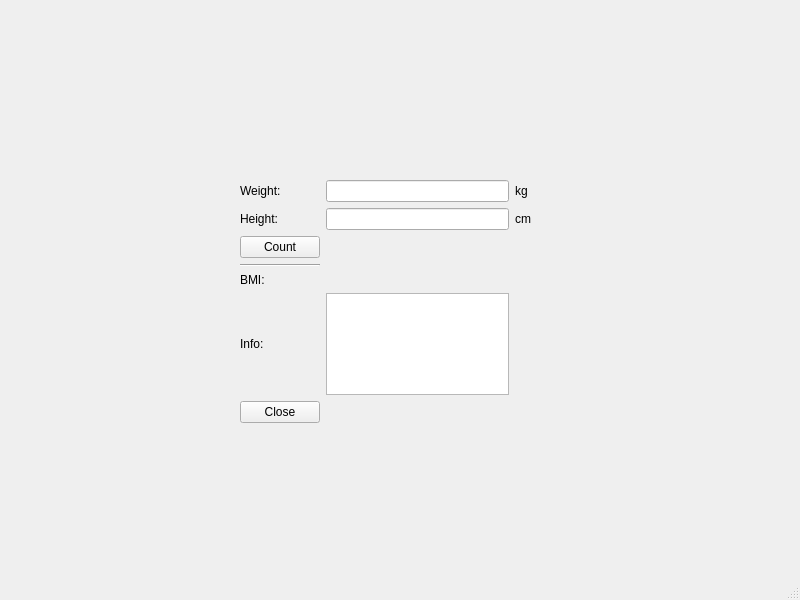
<?xml version="1.0" encoding="UTF-8"?>
<ui version="4.0">
 <class>MainWindow</class>
 <widget class="QMainWindow" name="MainWindow">
  <property name="geometry">
   <rect>
    <x>0</x>
    <y>0</y>
    <width>800</width>
    <height>600</height>
   </rect>
  </property>
  <property name="windowTitle">
   <string>MainWindow</string>
  </property>
  <widget class="QWidget" name="centralwidget">
   <widget class="QWidget" name="gridLayoutWidget">
    <property name="geometry">
     <rect>
      <x>240</x>
      <y>180</y>
      <width>291</width>
      <height>243</height>
     </rect>
    </property>
    <layout class="QGridLayout" name="gridLayout">
     <item row="1" column="0">
      <widget class="QLabel" name="label_3">
       <property name="text">
        <string>Height:</string>
       </property>
      </widget>
     </item>
     <item row="1" column="2">
      <widget class="QLabel" name="label_4">
       <property name="text">
        <string>cm</string>
       </property>
      </widget>
     </item>
     <item row="0" column="0">
      <widget class="QLabel" name="label">
       <property name="text">
        <string>Weight:</string>
       </property>
      </widget>
     </item>
     <item row="2" column="0">
      <widget class="QPushButton" name="countButton">
       <property name="text">
        <string>Count</string>
       </property>
      </widget>
     </item>
     <item row="3" column="0">
      <widget class="Line" name="line">
       <property name="orientation">
        <enum>Qt::Horizontal</enum>
       </property>
      </widget>
     </item>
     <item row="5" column="0">
      <widget class="QLabel" name="label_6">
       <property name="text">
        <string>Info:</string>
       </property>
      </widget>
     </item>
     <item row="6" column="0">
      <widget class="QPushButton" name="closeButton">
       <property name="text">
        <string>Close</string>
       </property>
      </widget>
     </item>
     <item row="0" column="2">
      <widget class="QLabel" name="label_2">
       <property name="text">
        <string>kg</string>
       </property>
      </widget>
     </item>
     <item row="4" column="0">
      <widget class="QLabel" name="label_5">
       <property name="text">
        <string>BMI:</string>
       </property>
      </widget>
     </item>
     <item row="0" column="1">
      <widget class="QLineEdit" name="weightLineEdit"/>
     </item>
     <item row="1" column="1">
      <widget class="QLineEdit" name="heightLineEdit"/>
     </item>
     <item row="4" column="1">
      <widget class="QLabel" name="resultLabel">
       <property name="text">
        <string/>
       </property>
      </widget>
     </item>
     <item row="5" column="1">
      <widget class="QTextBrowser" name="infoTextBrowser"/>
     </item>
    </layout>
   </widget>
  </widget>
  <widget class="QMenuBar" name="menubar">
   <property name="geometry">
    <rect>
     <x>0</x>
     <y>0</y>
     <width>800</width>
     <height>25</height>
    </rect>
   </property>
  </widget>
  <widget class="QStatusBar" name="statusbar"/>
 </widget>
 <resources/>
 <connections>
  <connection>
   <sender>closeButton</sender>
   <signal>clicked()</signal>
   <receiver>MainWindow</receiver>
   <slot>close()</slot>
   <hints>
    <hint type="sourcelabel">
     <x>280</x>
     <y>432</y>
    </hint>
    <hint type="destinationlabel">
     <x>399</x>
     <y>299</y>
    </hint>
   </hints>
  </connection>
 </connections>
</ui>
